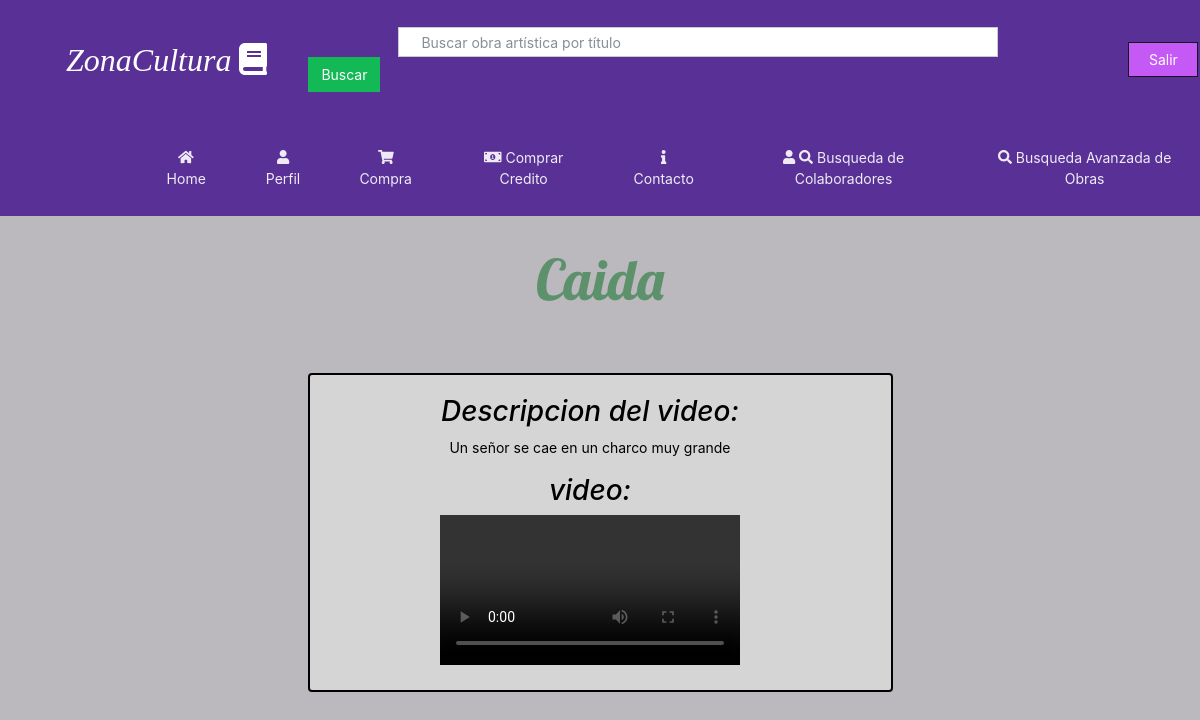
Page /VistaVideo/5 (signed in) on the committed database.
### homePage/models.py (models this page shows)
class contenidoMultimedia(models.Model):
	user=models.ForeignKey(User,on_delete=models.SET_NULL, null=True)
	title=models.CharField(max_length=50)
	descripcion=models.TextField(max_length=150)
	formato=models.CharField(max_length=20,blank=True)
	precioV=models.IntegerField(default=0)
	clip=models.FileField(upload_to='media/video')
	fecha=models.DateTimeField(default=timezone.now)
	genero=models.ForeignKey(GeneroMultimedia, on_delete=models.SET_NULL, null=True)

### homePage/views.py (the view)
# urls.py: path('VistaVideo/<int:primaryKey>', views.video_View),
@login_required(login_url='/')
def video_View(request, primaryKey):
	if request.GET.get('Salir'):
		logout(request)
		return redirect('/')
	video=contenidoMultimedia.objects.get(pk=primaryKey)
	if video is not None:
		return render(request, 'visualizarVideo.html',{'video':video})
	else:
		raise Http404

### homePage/templates/visualizarVideo.html (shortened to what this page needs)
{% extends 'plantillaGeneral.html' %}
{% block extrahead %}
<link rel="stylesheet" href="/static/css/perfil.css">
{% endblock %}
{% block content %}
<h1 class="heading">{{video.title}}</h1>
<div class="row">
	<div class="col col-3"></div>
	<div class="col col-6">
		<div class="container-7 conteiner">
			<center>
				<h2><em><i>Descripcion del video:</em></i></h2>
				<p>	{{video.descripcion}}	</p>
				<h2><em><i>video: </em></i></h2>
				<video src="{{video.clip.url}}" controls></video>
			</center>
		</div>
	</div>
{% endblock %}

### homePage/static/css/perfil.css (style rules this page uses)
.heading { text-align: center; margin-top: 30px; margin-bottom: 60px; position: relative; font-family: 'Lobster', cursive; color: #5C916B; font-size: 4em; }
.container-7 { padding-top: 20px; padding-bottom: 20px; padding-right: 50px; padding-left: 30px; margin-right: 0px; margin-bottom: 50px; border-style: solid; border-width: 2px; border-color: black; border-radius: 4px; color: #000; background-color: #D5D5D5; }

### homePage/static/css/paginahome.css (style rules this page uses)
body { background-color: #BBB8BE; }

### rows in the picture
contenidoMultimedia: title "Caida", descripcion "Un señor se cae en un charco muy grande"
